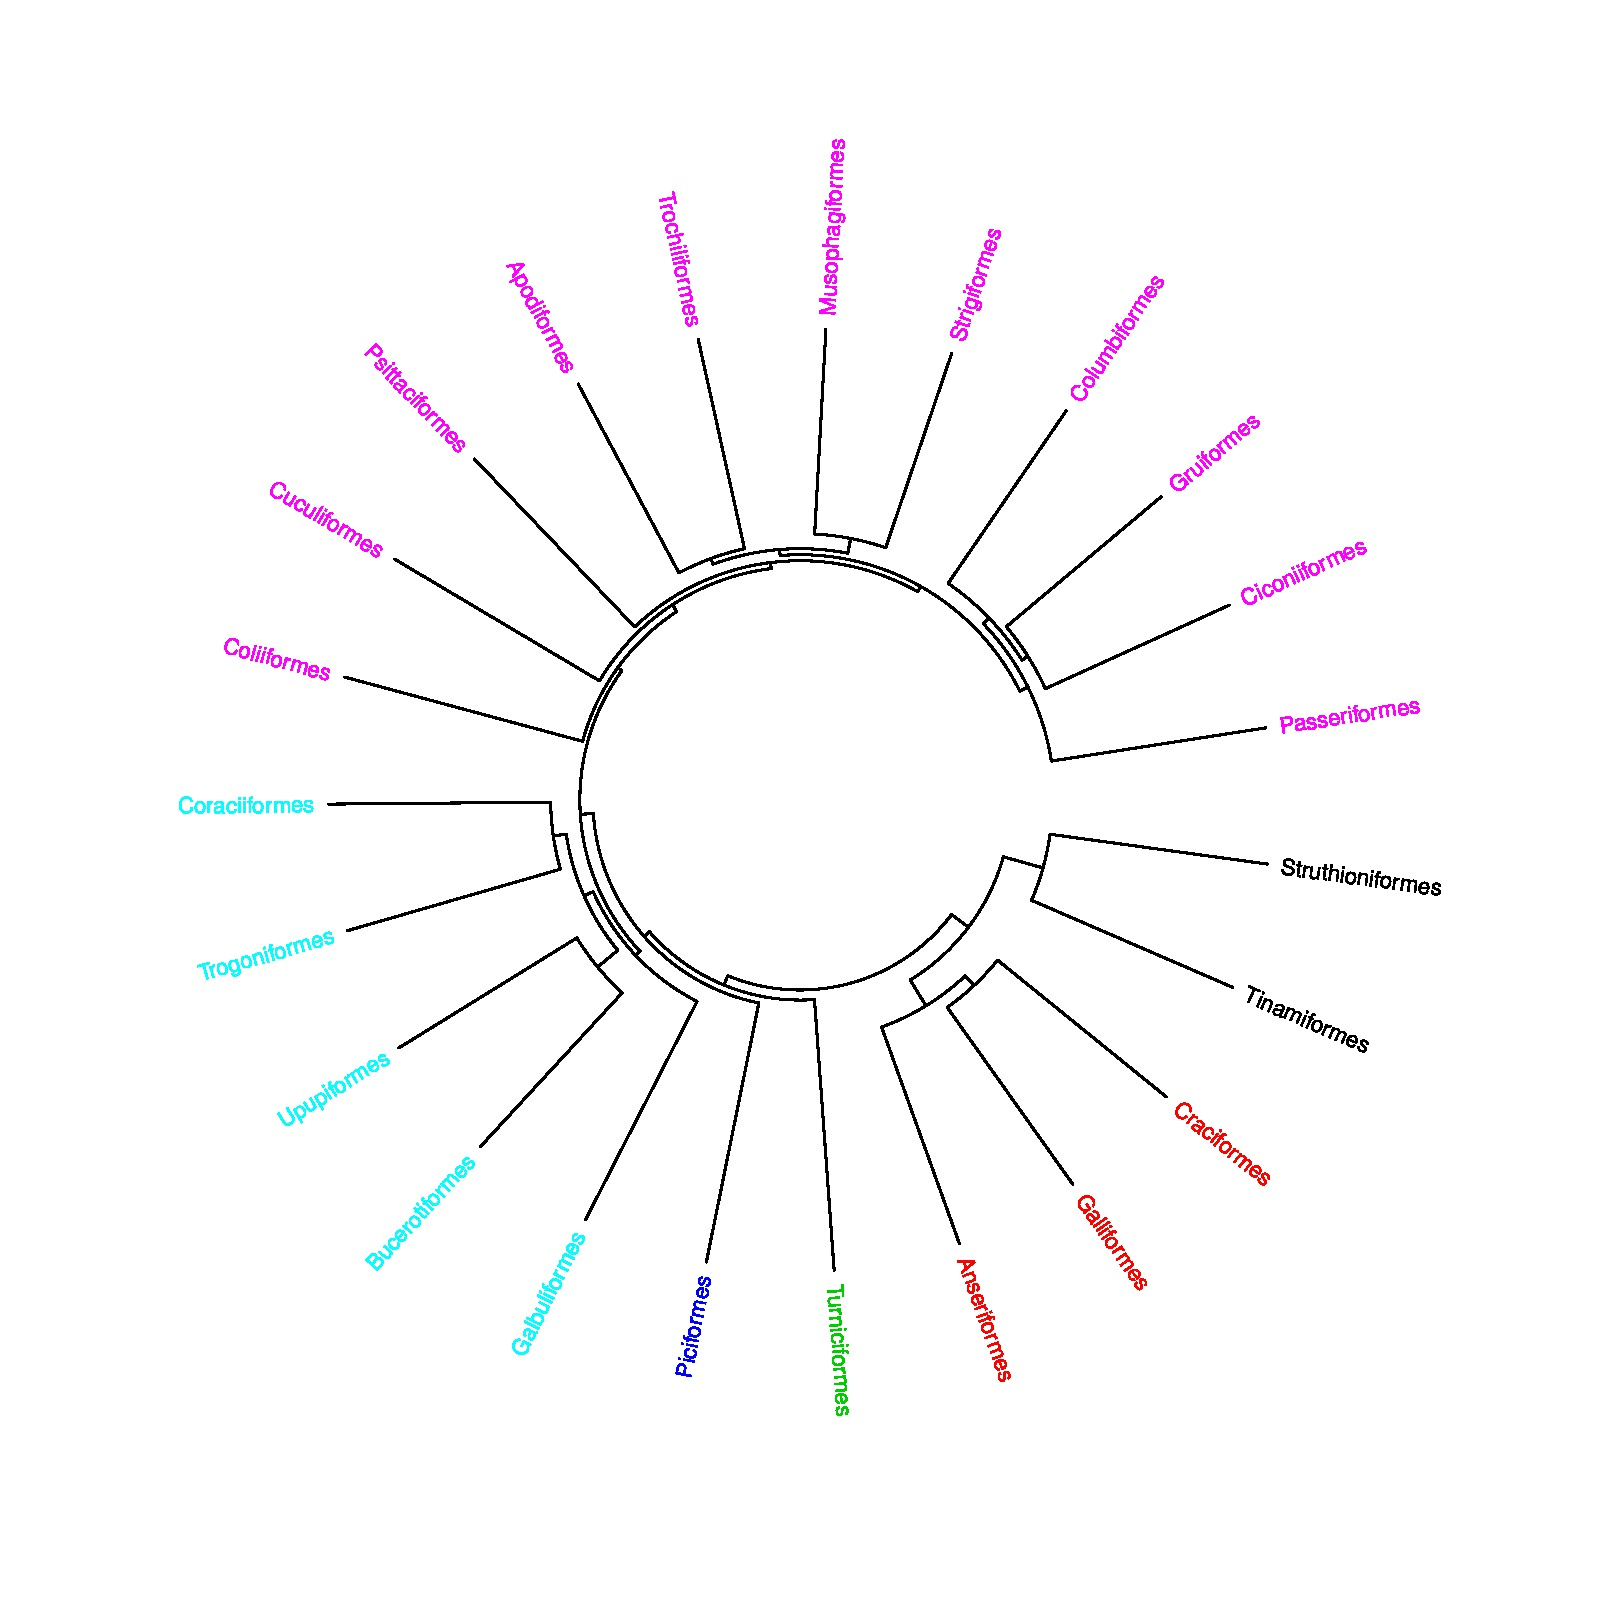

Write R code to recreate this figure.
library(ape)
data(bird.orders)
hc = as.hclust(bird.orders)
labels = hc$labels
ct = cutree(hc, 6)  # cut tree into 6 pieces
n = length(labels)
hc = as.dendrogram(hc)

library(circlize)
circos.par(cell.padding = c(0, 0, 0, 0))
circos.initialize("a", xlim = c(0, n))
maxy = attr(hc, "height")
circos.trackPlotRegion(ylim = c(0, 1), bg.border = NA, track.height = 0.3, 
    panel.fun = function(x, y) {
        for(i in seq_len(n)) {
            circos.text(i-0.5, 0, labels[i], adj = c(1, 0.5), 
                facing = "reverse.clockwise", niceFacing = TRUE,
                col = ct[labels[i]], cex = 0.7)
        }
})

circos.dendrogram = function(dend, maxy=attr(dend, "height")) {
    labels = as.character(labels(dend))
    x = seq_along(labels) - 0.5
    names(x) = labels
    
    is.leaf = function(object) (is.logical(L <- attr(object, "leaf"))) && L
    
    draw.d = function(dend, maxy) {
        leaf = attr(dend, "leaf")
        d1 = dend[[1]]
        d2 = dend[[2]]
        height = attr(dend, 'height')
        midpoint = attr(dend, 'midpoint')
        
        if(is.leaf(d1)) {
            x1 = x[as.character(attr(d1, "label"))]
        } else {
            x1 = attr(d1, "midpoint") + x[as.character(labels(d1))[1]]
        }
        y1 = attr(d1, "height")
        
        if(is.leaf(d2)) {
            x2 = x[as.character(attr(d2, "label"))]
        } else {
            x2 = attr(d2, "midpoint") + x[as.character(labels(d2))[1]]
        }
        y2 = attr(d2, "height")
        
        circos.lines(c(x1, x1), maxy - c(y1, height), straight = TRUE)
        circos.lines(c(x1, x2), maxy - c(height, height))
        circos.lines(c(x2, x2), maxy - c(y2, height), straight = TRUE)
        
        if(!is.leaf(d1)) {
            draw.d(d1, maxy)
        }
        if(!is.leaf(d2)) {
            draw.d(d2, maxy)
        }
    }
    
    draw.d(dend, maxy)
}

circos.trackPlotRegion(ylim = c(0, maxy), bg.border = NA, 
    track.height = 0.4, panel.fun = function(x, y) {
        circos.dendrogram(hc, maxy)
})

circos.clear()
